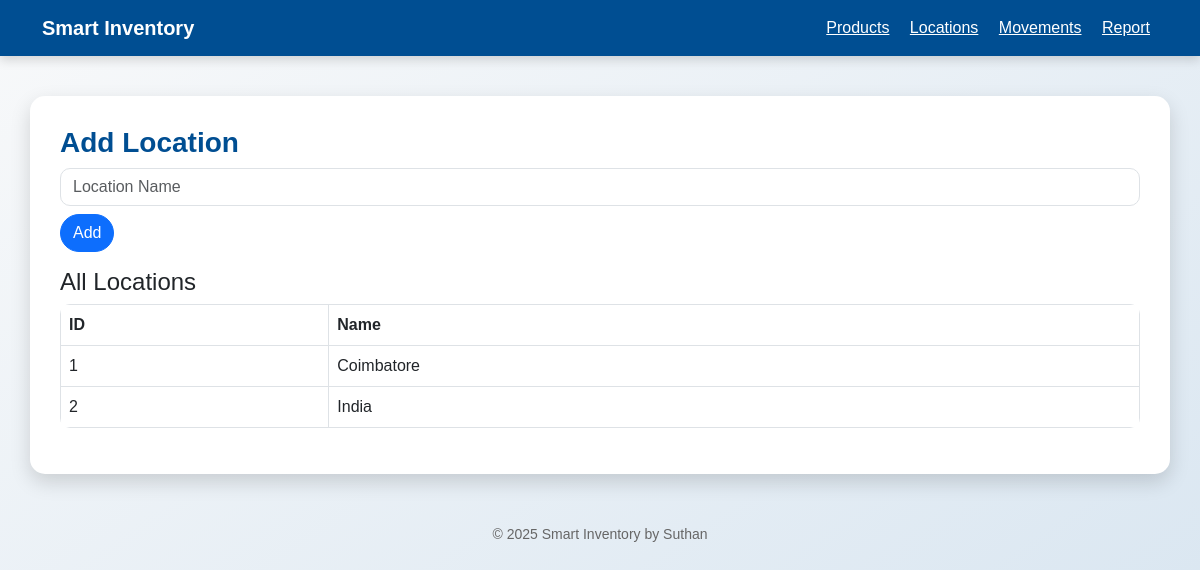
/locations, run on the app's committed database.
### app.py (models this page shows)
class Location(db.Model):
    id = db.Column(db.Integer, primary_key=True)
    name = db.Column(db.String(100), nullable=False)

### app.py (the view)
@app.route('/locations')
def locations():
    all_locations = Location.query.all()
    return render_template('locations.html', locations=all_locations)

### templates/locations.html
{% extends 'base.html' %}
{% block content %}
<h3>Add Location</h3>
<form method="POST" action="/add_location" class="mb-3">
  <input name="name" class="form-control mb-2" placeholder="Location Name" required>
  <button class="btn btn-primary">Add</button>
</form>
<h4>All Locations</h4>
<table class="table table-bordered">
  <tr><th>ID</th><th>Name</th></tr>
  {% for l in locations %}
  <tr><td>{{l.id}}</td><td>{{l.name}}</td></tr>
  {% endfor %}
</table>
{% endblock %}

### static/style.css (style rules this page uses)
input, select { border-radius: 10px !important; border: 1px solid #ccc; padding: 8px 12px; margin-bottom: 10px; transition: 0.2s; }
button, .btn { border-radius: 20px !important; transition: 0.3s; }
.table { background-color: #fdfdfd; border-radius: 10px; overflow: hidden; animation: fadeIn 0.7s ease-in-out; }

### templates/base.html (style rules this page uses)
body { background: linear-gradient(to bottom right, #f8f9fa, #d6e4f0); min-height: 100vh; font-family: 'Poppins', sans-serif; transition: background 0.4s ease-in-out; }
h3, h2 { color: #004e92; font-weight: 700; }

### data on the page
Location: id "1", name "Coimbatore"
Location: id "2", name "India"
